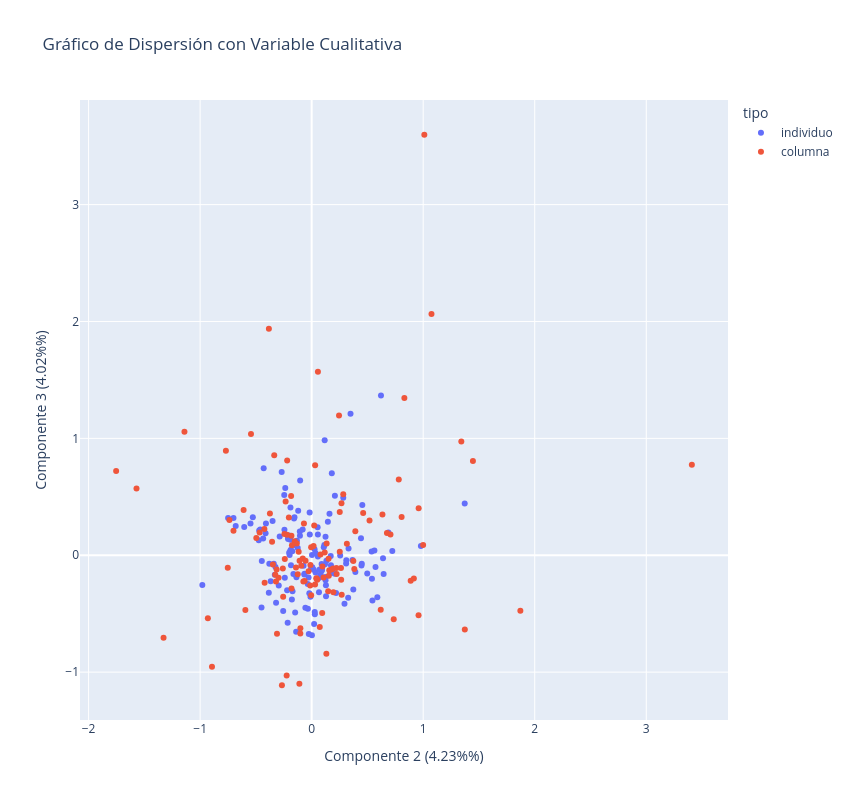

Here is the notebook cell this chart was saved with:
### Code cell
grafico_planos_factoriales(planos_personal,mca.eigenvalues_summary,[1,2])

### Figure 1 — Plotly figure (JSON) as saved in the notebook; plotly's stock layout.template omitted (floating-point values rounded to 4 significant figures; data arrays with more than 128 entries replaced by an {"elided": "..."} marker saying what was removed)
{"data": [{"hovertemplate": "<b>%{hovertext}</b><br><br>tipo=individuo<br>x=%{x}<br>y=%{y}<extra></extra>", "hovertext": {"elided": "145 int values"}, "legendgroup": "individuo", "marker": {"color": "#636efa", "symbol": "circle"}, "mode": "markers", "name": "individuo", "orientation": "v", "showlegend": true, "type": "scatter", "x": {"elided": "145 float values"}, "xaxis": "x", "y": {"elided": "145 float values"}, "yaxis": "y"}, {"hovertemplate": "<b>%{hovertext}</b><br><br>tipo=columna<br>x=%{x}<br>y=%{y}<extra></extra>", "hovertext": ["Student_Age_18-21", "Student_Age_22-25", "Student_Age_above 26", "Sex_female", "Sex_male", "Graduated_high_school_type_other", "Graduated_high_school_type_private", "Graduated_high_school_type_state", "Scholarship_type_25%", "Scholarship_type_50%", "Scholarship_type_75%", "Scholarship_type_Full", "Additional_work_No", "Additional_work_Yes", "Regular artistic or sports activity_No", "Regular artistic or sports activity_Yes", "Do you have a partner_No", "Do you have a partner_Yes", "Total_salary_if_available_USD 135-200", "Total_salary_if_available_USD 201-270", "Total_salary_if_available_USD 271-340", "Total_salary_if_available_USD 341-410", "Total_salary_if_available_above 410", "Transportation to the university_Bicycle", "Transportation to the university_Bus", "Transportation to the university_Other", "Transportation to the university_Private car/taxi", "Accommodation_type_Dormitory", "Accommodation_type_Other", "Accommodation_type_Rental", "Accommodation_type_With family", "Mothers_education_High school", "Mothers_education_MSc.", "Mothers_education_Ph.D.", "Mothers_education_Primary school", "Mothers_education_Secondary school", "Mothers_education_University", "Fathers_education _High school", "Fathers_education _MSc.", "Fathers_education _Ph.D.", "Fathers_education _Primary school", "Fathers_education _Secondary school", "Fathers_education _University", "Number_of_sisters/brothers_1", "Number_of_sisters/brothers_2", "Number_of_sisters/brothers_3", "Number_of_sisters/brothers_4", "Number_of_sisters/brothers_5 or above", "Parental_status_Died (one of them or both)", "Parental_status_Divorced", "Parental_status_Married", "Mothers_occupation_Government officer", "Mothers_occupation_Housewife", "Mothers_occupation_Private sector employee", "Mothers_occupation_Retired", "Mothers_occupation_Self-employment", "Fathers_occupation_Government officer", "Fathers_occupation_Other", "Fathers_occupation_Private sector employee", "Fathers_occupation_Retired", "Fathers_occupation_Self-employment", "Weekly_study_hours_11-20 hours", "Weekly_study_hours_6-10 hours", "Weekly_study_hours_Less than 5 hours", "Weekly_study_hours_More than 20 hours", "Reading_frequency_noScience_Often", "Reading_frequency_noScience_Sometimes", "Reading_frequency_science_Often", "Reading_frequency_science_Sometimes", "Attendance_to_the_seminars_No", "Attendance_to_the_seminars_Yes", "Impact of your projects/activities on your success_Negative", "Impact of your projects/activities on your success_Neutral", "Impact of your projects/activities on your success_Positive", "Attendance_to_classes_Always", "Attendance_to_classes_Sometimes", "Preparation to midterm exams 1_Alone", "Preparation to midterm exams 1_Not applicable", "Preparation to midterm exams 1_With friends", "Preparation to midterm exams 2_Closest date to the exam", "Preparation to midterm exams 2_Never", "Preparation to midterm exams 2_Regularly during the semester", "Taking notes in classes_Always", "Taking notes in classes_Never", "Taking notes in classes_Sometimes", "Listening in classes_Always", "Listening in classes_Never", "Listening in classes_Sometimes", "Discussion improves my interest and success in the course_Always", "Discussion improves my interest and success in the course_Never", "Discussion improves my interest and success in the course_Sometimes", "Flip-classroom_Not applicable", "Flip-classroom_Not useful", "Flip-classroom_Useful", "Cumulative_GPA_2.00-2.49", "Cumulative_GPA_2.50-2.99", "Cumulative_GPA_3.00-3.49", "Cumulative_GPA_Above 3.49", "Cumulative_GPA_Less than 2.00", "Expected_GPA_2.00-2.49", "Expected_GPA_2.50-2.99", "Expected_GPA_3.00-3.49", "Expected_GPA_Less than 2.00", "COURSE_ID_Eighth Semester", "COURSE_ID_Fifth Semester", "COURSE_ID_First Semester", "COURSE_ID_Fourth Semester", "COURSE_ID_Ninth Semester or later", "COURSE_ID_Second Semester", "COURSE_ID_Seventh Semester", "COURSE_ID_Sixth Semester", "COURSE_ID_Third Semester", "GRADE_AA", "GRADE_BA", "GRADE_BB", "GRADE_CB", "GRADE_CC", "GRADE_DC", "GRADE_DD", "GRADE_Fail"], "legendgroup": "columna", "marker": {"color": "#EF553B", "symbol": "circle"}, "mode": "markers", "name": "columna", "orientation": "v", "showlegend": true, "type": "scatter", "x": [0.09443, -0.2334, 0.9996, 0.2672, -0.1805, -0.2196, -0.2584, 0.09699, -1.328, -0.2045, 0.07282, 0.6749, -0.3261, 0.6347, -0.1516, 0.2239, -0.1329, 0.1796, 0.1539, -0.701, -0.1842, 1.446, 0.3157, 1.01, 0.07916, -0.4216, -0.004693, 0.04602, -1.753, -0.06915, 0.148, -0.3475, -0.1101, -1.57, 0.4617, -0.2555, -0.06308, -0.07425, -0.8937, 1.871, 0.7811, 0.1171, -0.7521, 0.04156, -0.4667, -0.1249, -0.004371, 0.9593, 1.342, 0.04988, -0.07989, -0.3203, 0.1343, -0.1019, -1.141, -0.1164, -0.5944, -0.1814, 0.252, 0.0229, 0.1518, 1.373, 0.2629, -0.2965, 0.8311, 0.2217, -0.0112, 0.8065, -0.1403, 0.3916, -0.1083, 0.03121, 0.2454, -0.02749, 0.1923, -0.6101, -0.09342, 0.1949, 0.2833, -0.1767, 3.409, 0.7358, 0.2644, 1.074, -0.4962, 0.5188, -0.01314, -0.2407, 0.3824, -0.3835, -0.3142, 0.2693, 0.01701, -0.2441, -0.3548, 0.03037, -0.05476, 0.9584, -0.544, -0.4238, 0.1578, 0.6192, -0.7689, 0.05614, 0.7066, -0.2211, -0.9306, 0.8878, -0.737, -0.2242, -0.3109, 0.1319, -0.2667, -0.1011, 0.1068, 0.3734, 0.9162, -0.3357, -0.3743, 0.2519], "xaxis": "x", "y": [-0.4932, 0.4608, 0.08824, 0.4442, -0.2838, 0.8112, -0.1143, -0.09568, -0.705, 0.3238, -0.6138, 0.19, -0.1668, 0.3489, 0.1195, -0.1607, 0.1014, -0.122, -0.1762, 0.2093, 0.5061, 0.8068, 0.09861, 3.598, 0.007399, -0.2354, 0.06792, -0.2003, 0.7219, 0.2719, -0.308, -0.07987, -1.1, 0.5704, 0.3612, -0.3559, -0.2212, -0.2247, -0.9549, -0.4757, 0.6482, 0.02325, -0.1062, -0.1959, 0.1957, -0.1615, -0.3422, 0.4012, 0.9732, -0.2097, -0.02699, -0.2235, 0.1001, -0.6695, 1.056, 0.0308, -0.4684, 0.1672, 0.02898, 0.2552, -0.03055, -0.636, -0.11, -0.192, 1.345, -0.1099, -0.0837, 0.3281, -0.1058, 0.2054, -0.04639, 0.7692, 1.196, -0.1371, -0.1131, 0.3864, -0.0889, -0.3159, 0.5209, 0.08535, 0.7737, -0.5484, -0.2089, 2.065, 0.1483, 0.2982, -0.2582, -0.0312, -0.1177, 1.938, -0.1228, -0.337, 0.07901, 0.1812, 0.1163, -0.2498, -0.04695, -0.5135, 1.036, 0.2244, -0.1274, -0.4665, 0.8949, 1.571, 0.1769, 0.1746, -0.5398, -0.2185, 0.3014, -1.028, -0.6722, -0.8422, -1.112, -0.625, -0.1902, -0.04989, -0.1998, 0.8564, 0.3579, 0.3694], "yaxis": "y"}], "layout": {"height": 800, "legend": {"title": {"text": "tipo"}, "tracegroupgap": 0}, "title": {"text": "Gráfico de Dispersión con Variable Cualitativa"}, "width": 850, "xaxis": {"anchor": "y", "domain": [0, 1], "title": {"text": "Componente 2 (4.23%%)"}}, "yaxis": {"anchor": "x", "domain": [0, 1], "title": {"text": "Componente 3 (4.02%%)"}}}}
